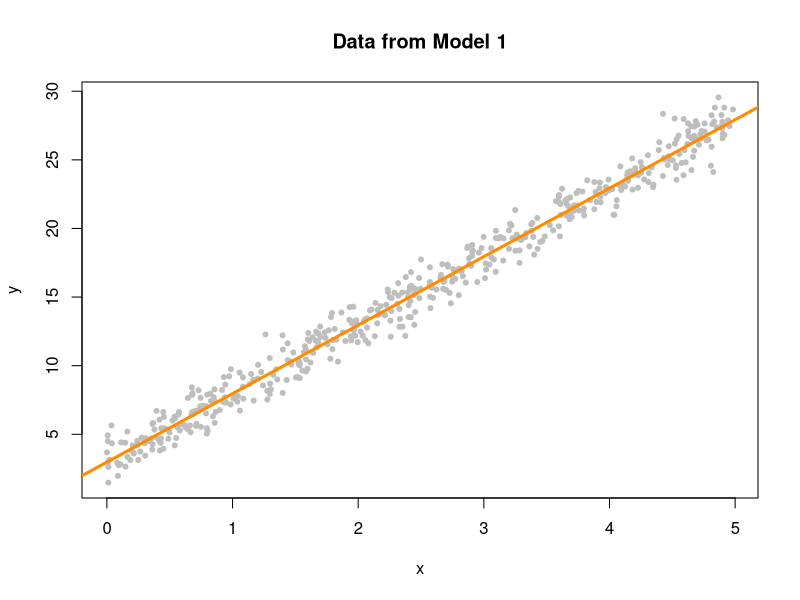
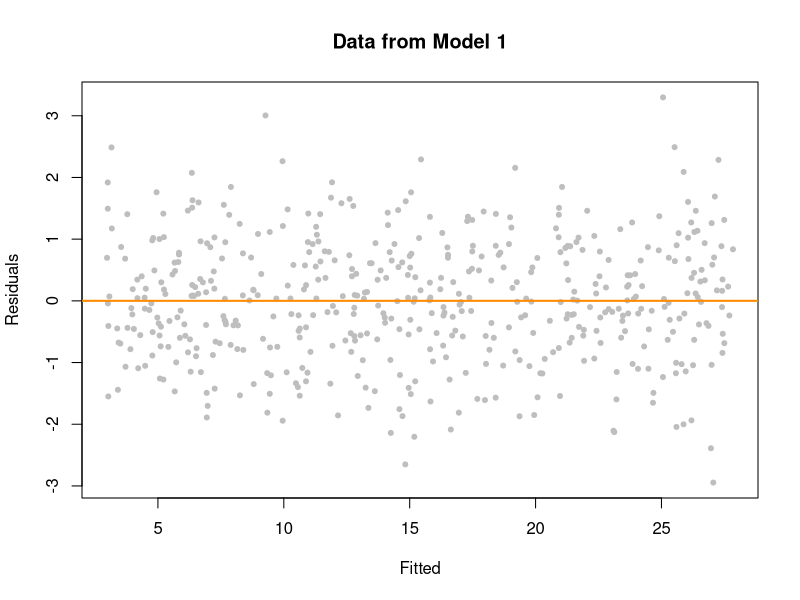
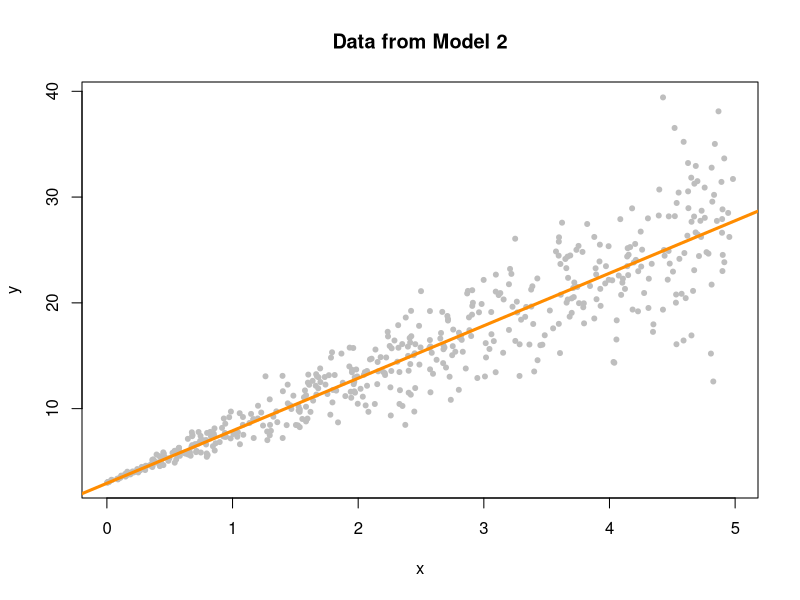
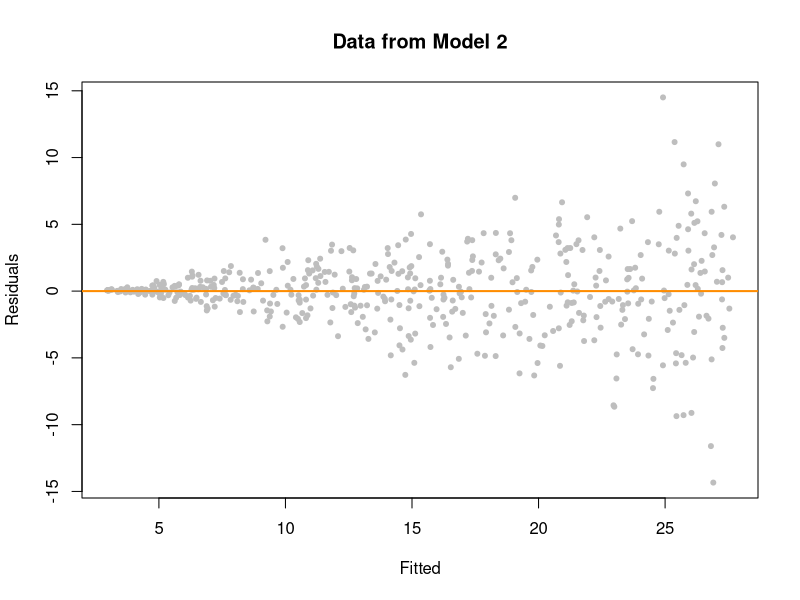
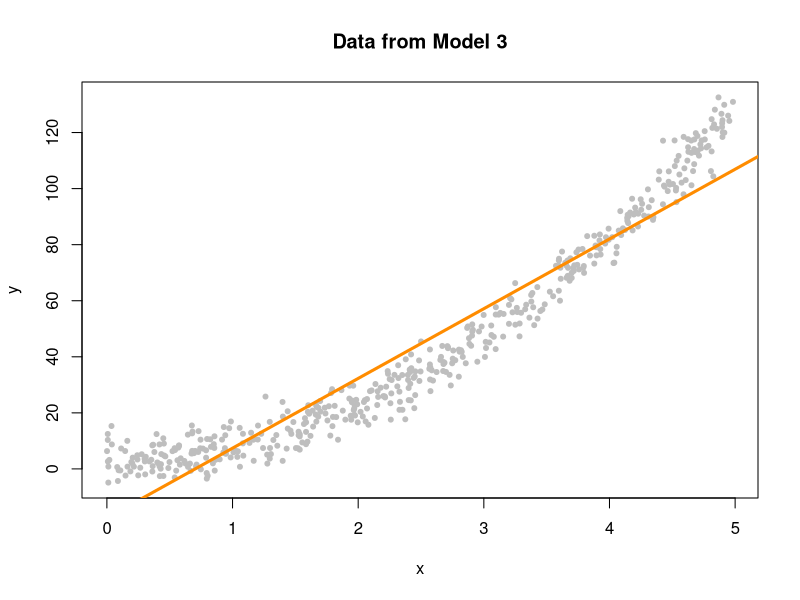
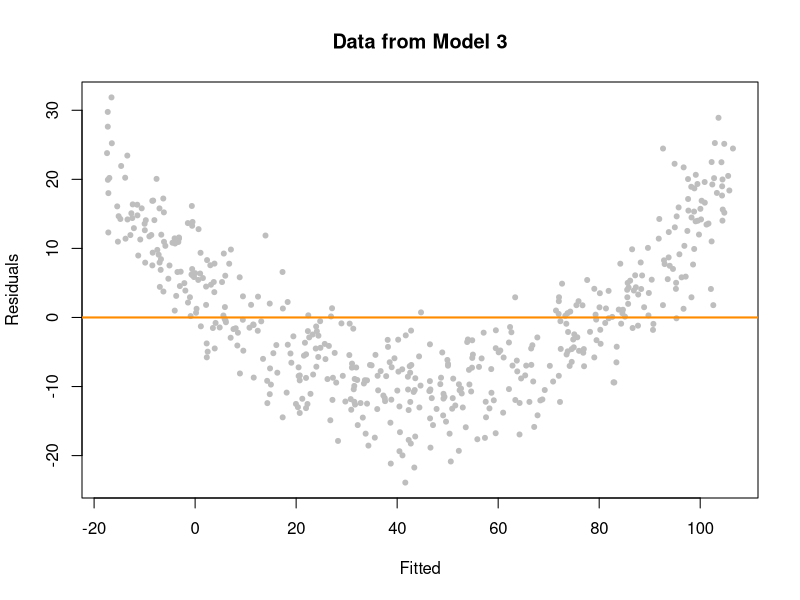
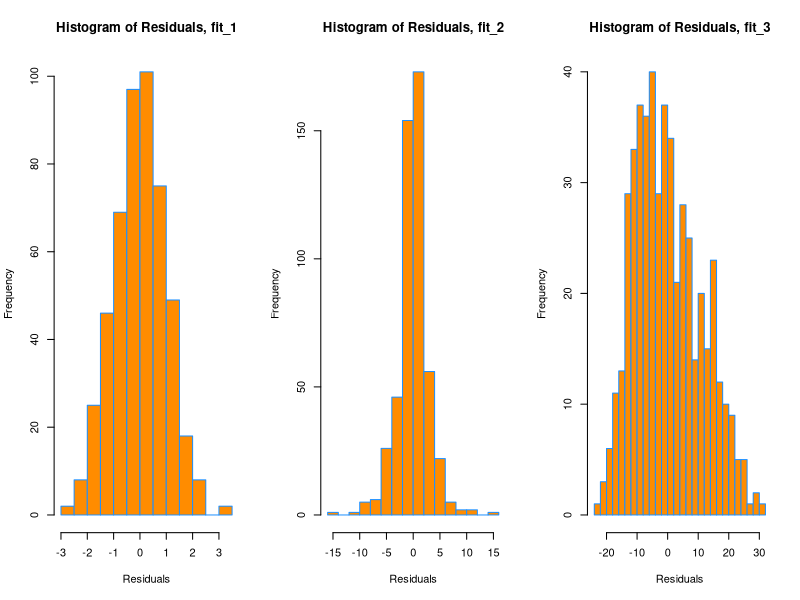
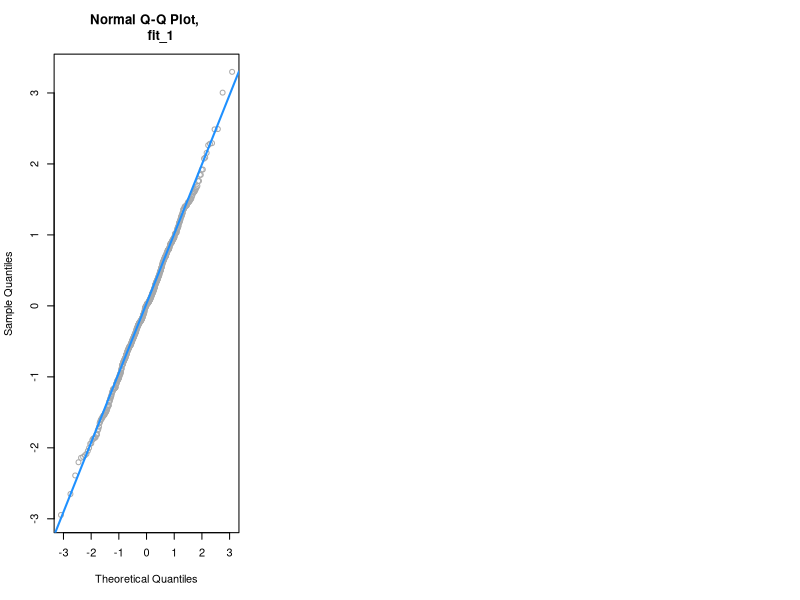

Write R code to recreate these figures, in order.
## ---- chunk 1

sim_1 = function(sample_size = 500) {
  x = runif(n = sample_size) * 5
  y = 3 + 5 * x + rnorm(n = sample_size, mean = 0, sd = 1)
  data.frame(x, y)
}

sim_2 = function(sample_size = 500) {
  x = runif(n = sample_size) * 5
  y = 3 + 5 * x + rnorm(n = sample_size, mean = 0, sd = x)
  data.frame(x, y)
}

sim_3 = function(sample_size = 500) {
  x = runif(n = sample_size) * 5
  y = 3 + 5 * x ^ 2 + rnorm(n = sample_size, mean = 0, sd = 5)
  data.frame(x, y)
}

## ---- chunk 2

set.seed(42)
sim_data_1 = sim_1()
head(sim_data_1)

## ---- chunk 3

plot(y ~ x, 
     data = sim_data_1, 
     col = "grey", 
     pch = 20,
     main = "Data from Model 1")
fit_1 = lm(y ~ x, 
           data = sim_data_1)
abline(fit_1, 
       col = "darkorange", 
       lwd = 3)


## ---- chunk 4

plot(fitted(fit_1), 
     resid(fit_1), 
     col = "grey", 
     pch = 20,
     xlab = "Fitted", 
     ylab = "Residuals", 
     main = "Data from Model 1")
abline(h = 0, 
       col = "darkorange", 
       lwd = 2)

## ---- chunk 5

set.seed(42)
sim_data_2 = sim_2()
fit_2 = lm(y ~ x, data = sim_data_2)
plot(y ~ x, data = sim_data_2, col = "grey", pch = 20,
     main = "Data from Model 2")
abline(fit_2, col = "darkorange", lwd = 3)

## ---- chunk 6

plot(fitted(fit_2), 
     resid(fit_2), 
     col = "grey", 
     pch = 20,
     xlab = "Fitted", 
     ylab = "Residuals", 
     main = "Data from Model 2")
abline(h = 0, 
       col = "darkorange", 
       lwd = 2)

## ---- chunk 7

set.seed(42)
sim_data_3 = sim_3()
fit_3 = lm(y ~ x, 
           data = sim_data_3)
plot(y ~ x, 
     data = sim_data_3, 
     col = "grey", 
     pch = 20,
     main = "Data from Model 3")
abline(fit_3, 
       col = "darkorange", 
       lwd = 3)

## ---- chunk 8

plot(fitted(fit_3), 
     resid(fit_3), 
     col = "grey", 
     pch = 20,
     xlab = "Fitted", 
     ylab = "Residuals", 
     main = "Data from Model 3")
abline(h = 0, 
       col = "darkorange", 
       lwd = 2)

## ---- chunk 9

#install.packages("lmtest")
library(lmtest)

## ---- chunk 10

bptest(fit_1)

bptest(fit_2)

bptest(fit_3)

## ---- chunk 11

par(mfrow = c(1, 3))

hist(resid(fit_1),
     xlab   = "Residuals",
     main   = "Histogram of Residuals, fit_1",
     col    = "darkorange",
     border = "dodgerblue",
     breaks = 20)

hist(resid(fit_2),
     xlab   = "Residuals",
     main   = "Histogram of Residuals, fit_2",
     col    = "darkorange",
     border = "dodgerblue",
     breaks = 20)

hist(resid(fit_3),
     xlab   = "Residuals",
     main   = "Histogram of Residuals, fit_3",
     col    = "darkorange",
     border = "dodgerblue",
     breaks = 20)

## ---- chunk 12

qqnorm(resid(fit_1), 
       main = "Normal Q-Q Plot, 
       fit_1", 
       col = "darkgrey")

qqline(resid(fit_1), 
       col = "dodgerblue", 
       lwd = 2)

## ---- chunk 13

qq_plot = function(e) {

  n = length(e)
  normal_quantiles = qnorm(((1:n - 0.5) / n))
  # normal_quantiles = qnorm(((1:n) / (n + 1)))

  # plot theoretical verus observed quantiles
  plot(normal_quantiles, sort(e),
       xlab = c("Theoretical Quantiles"),
       ylab = c("Sample Quantiles"),
       col = "darkgrey")
  title("Normal Q-Q Plot")

  # calculate line through the first and third quartiles
  slope     = (quantile(e, 0.75) - quantile(e, 0.25)) / (qnorm(0.75) - qnorm(0.25))
  intercept = quantile(e, 0.25) - slope * qnorm(0.25)

  # add to existing plot
  abline(intercept, slope, lty = 2, lwd = 2, col = "dodgerblue")
}

## ---- chunk 14

set.seed(420)
x = rnorm(100, mean = 0 , sd = 1)
par(mfrow = c(1, 2))
qqnorm(x, col = "darkgrey")
qqline(x, lty = 2, lwd = 2, col = "dodgerblue")
qq_plot(x)

# equivalent

## ---- chunk 15

# different sample sizes

par(mfrow = c(1, 3))
set.seed(420)
qq_plot(rnorm(10))
qq_plot(rnorm(25))
qq_plot(rnorm(100))

## ---- chunk 16

par(mfrow = c(1, 3))
set.seed(420)
qq_plot(rt(10, df = 4))
qq_plot(rt(25, df = 4))
qq_plot(rt(100, df = 4))

## ---- chunk 17

par(mfrow = c(1, 3))
set.seed(420)
qq_plot(rexp(10))
qq_plot(rexp(25))
qq_plot(rexp(100))

## ---- chunk 18

qqnorm(resid(fit_1), main = "Normal Q-Q Plot, fit_1", col = "darkgrey")
qqline(resid(fit_1), col = "dodgerblue", lwd = 2)

## ---- chunk 19

qqnorm(resid(fit_2), 
       main = "Normal Q-Q Plot, 
       fit_2", 
       col = "darkgrey")
qqline(resid(fit_2), 
       col = "dodgerblue", 
       lwd = 2)

## ---- chunk 20

qqnorm(resid(fit_2), main = "Normal Q-Q Plot, fit_2", col = "darkgrey")
qqline(resid(fit_2), col = "dodgerblue", lwd = 2)

## ---- chunk 21

qqnorm(resid(fit_3), main = "Normal Q-Q Plot, fit_3", col = "darkgrey")
qqline(resid(fit_3), col = "dodgerblue", lwd = 2)

## ---- chunk 22

set.seed(42)
shapiro.test(rnorm(25))

## W = 0.71164, p-value = 1.05e-05

shapiro.test(rexp(25))

## W = 0.99858, p-value = 0.9622

shapiro.test(resid(fit_3))

## W = 0.97643, p-value = 3.231e-07
